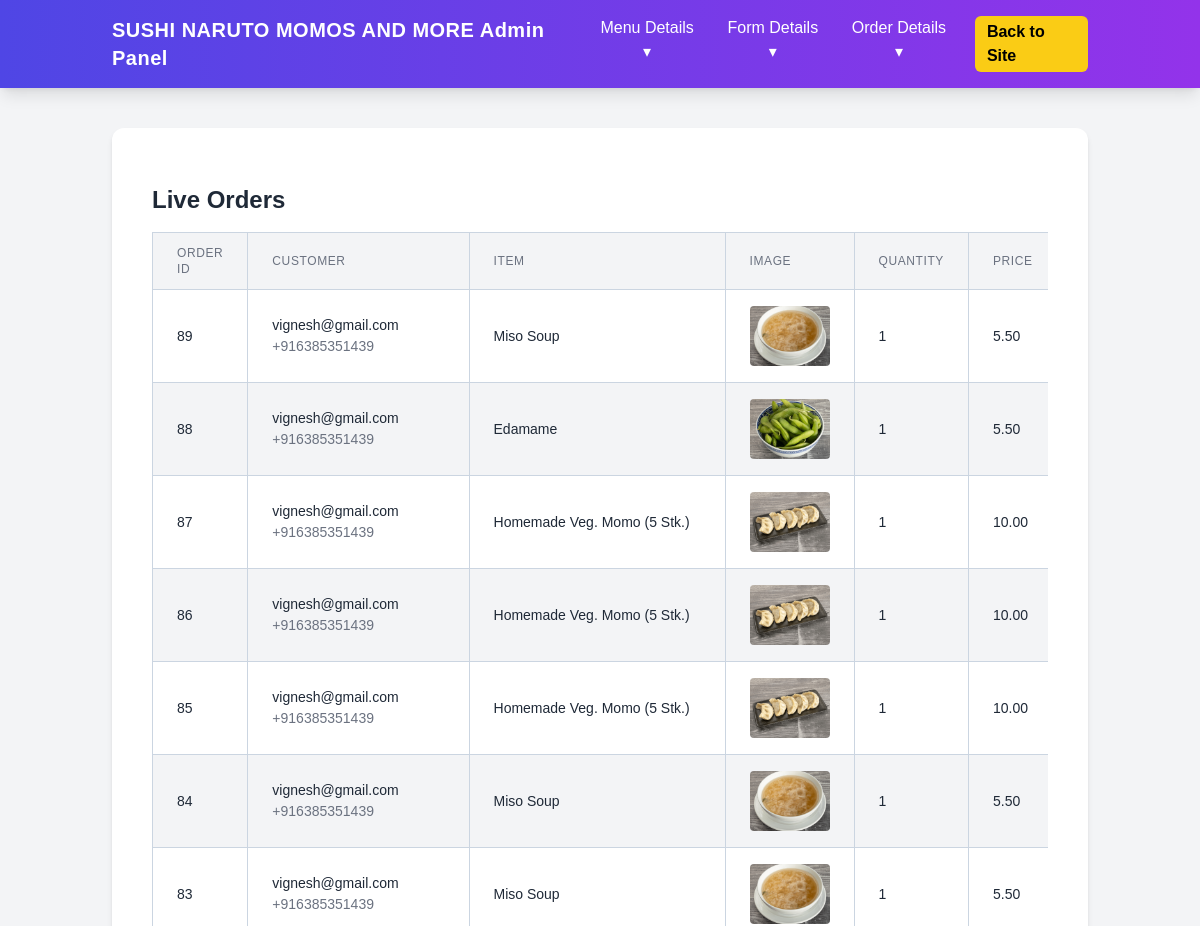
/order/live/ (signed in, upper part), run on an earlier commit of the app's database.
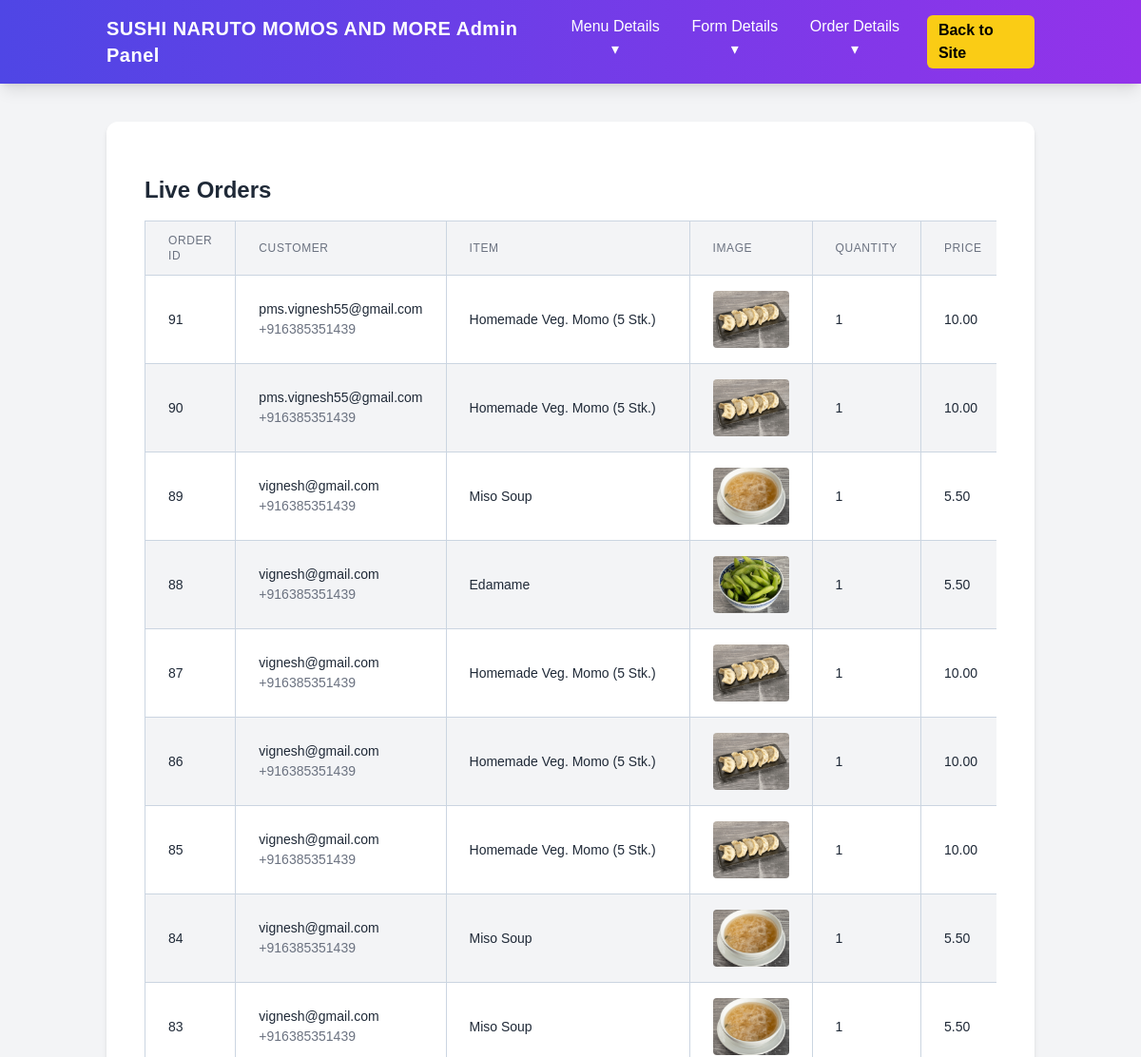
And on a later commit of the database.
### sushi/models.py (models this page shows, shortened)
class Order(models.Model):
    ORDER_TYPE_CHOICES = [
        ('now', 'Order Now'),
        ('later', 'Order Later'),
    ]
    DELIVERY_CHOICES = [
        ('Click & Collect', 'Click & Collect (Free)'),
        ('Free', 'Free'),
        ('Livraison Express 3.5km', 'Livraison Express 3.5km'),
    ]
    item = models.CharField(max_length=200)
    price = models.DecimalField(max_digits=7, decimal_places=2)
    qty = models.PositiveIntegerField()
    order_type = models.CharField(max_length=10, choices=ORDER_TYPE_CHOICES)
    order_date = models.DateField(null=True, blank=True)
    order_time = models.TimeField(null=True, blank=True)
    email = models.EmailField()
    mobile = models.CharField(max_length=30)
    address = models.CharField(max_length=255)
    delivery = models.CharField(max_length=40, choices=DELIVERY_CHOICES)
    created_at = models.DateTimeField(default=timezone.now)
    status = models.CharField(max_length=30, default='pending')
    cancellation_reason = models.TextField(blank=True, null=True)

### sushi/views.py (the view)
# urls.py: path('order/live/', views.order_live, name='order_live'),
@login_required
def order_live(request):
    if not request.user.is_staff:
        return redirect('admin_login')
    pending_orders = Order.objects.filter(
        status__in=['pending', 'Accepted', 'Making', 'Ready to Collect']
    ).order_by('-created_at')
    orders_with_items = []
    for order in pending_orders:
        try:
            menu_item = MenuItem.objects.get(name=order.item)
            image = menu_item.image
        except MenuItem.DoesNotExist:
            image = None
        orders_with_items.append({
            'order': order,
            'image': image,
            'status_class': get_status_class(order.status),
            'created_at_formatted': order.created_at.strftime("%Y-%m-%d %H:%M:%S")
        })
    return render(request, 'admin2/order_live.html', {
        'orders_with_items': orders_with_items,
        'active_tab': 'live_orders'
    })

### sushi/views.py (called while the page is built)
def get_status_class(status):
    status_classes = {
        'pending': 'bg-yellow-100 text-yellow-800',
        'Accepted': 'bg-blue-100 text-blue-800',
        'Making': 'bg-purple-100 text-purple-800',
        'Ready to Collect': 'bg-green-100 text-green-800',
        'Delivered': 'bg-gray-100 text-gray-800',
        'Cancelled': 'bg-red-100 text-red-800'
    }
    return status_classes.get(status, 'bg-gray-100 text-gray-800')

### sushi/templates/admin2/order_live.html (shortened to what this page needs)
{% extends 'admin2/base2.html' %}
{% block content %}
{% load static %}
<link rel="stylesheet" href="{% static 'css/excel_table.css' %}">
<div class="container mx-auto px-4 py-8">
    <h1 class="text-2xl font-bold mb-4">Live Orders</h1>
    <div class="overflow-x-auto">
        <table class="min-w-full bg-white border border-gray-200">
            <thead>
                <tr class="bg-gray-100">
                    <th class="px-6 py-3 text-left text-xs font-medium text-gray-500 uppercase tracking-wider">Order ID</th>
                    <th class="px-6 py-3 text-left text-xs font-medium text-gray-500 uppercase tracking-wider">Customer</th>
                    <th class="px-6 py-3 text-left text-xs font-medium text-gray-500 uppercase tracking-wider">Item</th>
                    <th class="px-6 py-3 text-left text-xs font-medium text-gray-500 uppercase tracking-wider">Image</th>
                    <th class="px-6 py-3 text-left text-xs font-medium text-gray-500 uppercase tracking-wider">Quantity</th>
                    <th class="px-6 py-3 text-left text-xs font-medium text-gray-500 uppercase tracking-wider">Price</th>
                </tr>
            </thead>
            <tbody class="divide-y divide-gray-200">
                {% for item in orders_with_items %}
                <tr>
                    <td class="px-6 py-4 whitespace-nowrap">{{ item.order.id }}</td>
                    <td class="px-6 py-4 whitespace-nowrap">
                        {{ item.order.email }}<br>
                        <span class="text-sm text-gray-500">{{ item.order.mobile }}</span>
                    </td>
                    <td class="px-6 py-4 whitespace-nowrap">{{ item.order.item }}</td>
                    <td class="px-6 py-4 whitespace-nowrap">
                        {% if item.image %}
                            <img src="{{ item.image.url }}" alt="{{ item.order.item }}" width="100">
                        {% else %}
                            No image
                        {% endif %}
                    </td>
                    <td class="px-6 py-4 whitespace-nowrap">{{ item.order.qty }}</td>
                    <td class="px-6 py-4 whitespace-nowrap">{{ item.order.price }}</td>
                </tr>
                {% empty %}
                <tr>
                    <td colspan="8" class="px-6 py-4 text-center text-gray-500">No live orders.</td>
                </tr>
                {% endfor %}
            </tbody>
        </table>
    </div>
</div>
{% endblock %}

### sushi/templates/admin2/base2.html (shortened to what this page needs)
{% load static %}
<!DOCTYPE html>
<html lang="en">
<head>
    <link rel="stylesheet" href="{% static 'css/auth.css' %}">
    <link rel="stylesheet" href="{% static 'css/admin_dashboard.css' %}">
    <script src="https://cdn.tailwindcss.com"></script>
    <link rel="stylesheet" href="https://cdnjs.cloudflare.com/ajax/libs/toastr.js/latest/toastr.min.css">
</head>
<body class="bg-gray-100 text-gray-800 font-sans">
    <header class="bg-gradient-to-r from-indigo-600 to-purple-600 shadow-lg">
        <nav class="container mx-auto flex justify-between items-center py-4 px-6 text-white relative">
            <div class="text-xl font-bold tracking-wide">
                SUSHI NARUTO MOMOS AND MORE Admin Panel
            </div>
            <div id="menu"
                class="hidden lg:flex flex-col lg:flex-row lg:space-x-6 space-y-2 lg:space-y-0 absolute lg:static top-16 left-0 w-full lg:w-auto bg-indigo-700 lg:bg-transparent p-4 lg:p-0 z-50 rounded-lg">
                <div class="group relative">
                    <button class="hover:text-yellow-300 transition font-medium">Menu Details ▾</button>
                </div>
                <div class="group relative">
                    <button class="hover:text-yellow-300 transition font-medium">Form Details ▾</button>
                </div>
                <div class="group relative">
                    <button class="hover:text-yellow-300 transition font-medium">Order Details ▾</button>
                </div>
                <a href="/" class="bg-yellow-400 hover:bg-yellow-500 text-black font-semibold px-3 py-1 rounded-md transition">
                    Back to Site
                </a>
            </div>
        </nav>
    </header>
    <main class="container mx-auto px-6 py-10">
        <div class="bg-white rounded-xl shadow-md p-6">
            {% block content %}{% endblock %}
        </div>
    </main>
</body>
</html>

### sushi/static/css/auth.css (style rules this page uses)
* { margin: 0; padding: 0; box-sizing: border-box; font-family: 'Poppins', sans-serif; }

### sushi/static/css/excel_table.css (style rules this page uses)
table { width: 100%; border-collapse: collapse; font-family: 'Segoe UI', Tahoma, Geneva, Verdana, sans-serif; background-color: #fff; box-shadow: 0 4px 12px rgba(0,0,0,0.05); }
thead { background-color: #1e40af; color: #fff; position: sticky; top: 0; z-index: 10; }
thead th { border: 1px solid #cbd5e1; padding: 10px; text-align: left; font-weight: 600; text-transform: uppercase; font-size: 0.85rem; }
tbody td { border: 1px solid #cbd5e1; padding: 8px 10px; font-size: 0.875rem; vertical-align: middle; }
tbody tr:nth-child(even) { background-color: #f3f4f6; }
tbody img { max-width: 80px; max-height: 60px; object-fit: cover; border-radius: 4px; }

What changed in the data, as far as the page shows it:
added Order: order.id "91", order.email "pms.vignesh55@gmail.com", order.mobile "+916385351439", order.item "Homemade Veg. Momo (5 Stk.)", order.qty "1", order.price "10.00"
added Order: order.id "90", order.email "pms.vignesh55@gmail.com", order.mobile "+916385351439", order.item "Homemade Veg. Momo (5 Stk.)", order.qty "1", order.price "10.00"
